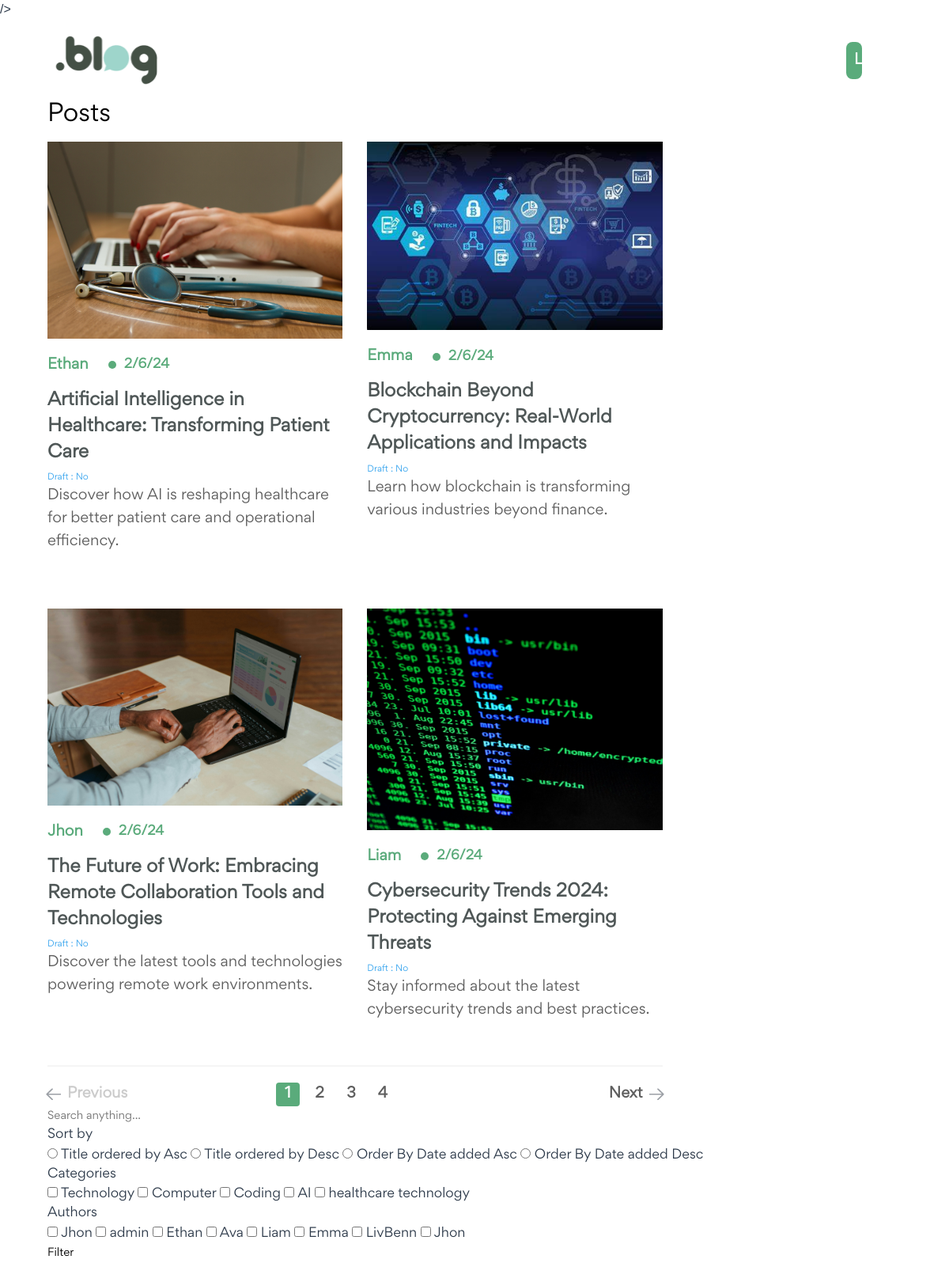
The page / on the database its author committed.
### posts/models.py (models this page shows, shortened)
class Post(models.Model):
        title = models.CharField(max_length=255)
        short_description = models.TextField()
        description = models.TextField()
        category = models.ManyToManyField("posts.Category")
        time_to_read = models.CharField(max_length=500)
        featured_image = models.ImageField(upload_to="posts/")
        is_draft = models.BooleanField(default=False)
        author = models.ForeignKey("posts.Author",on_delete=models.CASCADE)
        published_date = models.DateTimeField()
        is_deleted = models.BooleanField(default=False)

class Author(models.Model):
        name = models.CharField(max_length=255)
        user = models.OneToOneField("auth.user",on_delete=models.CASCADE)

class Category(models.Model):
       title = models.CharField(max_length=255)
       class Meta:
             verbose_name_plural = ("Categories")

### web/views.py (the view, shortened to what this page needs)
# urls.py: path('',views.index,name="index"),
def index(request):
    categories = Category.objects.all()[:5]
    authors = Author.objects.all()
    posts = Post.objects.filter(is_deleted=False, is_draft=False)
    q = request.GET.get('q')
    if q:
        posts = posts.filter(title__icontains=q)
    search_authors = request.GET.getlist("author")
    if search_authors:
        posts = posts.filter(author__id__in=search_authors)
    search_categories = request.GET.getlist("category")
    if search_categories:
        posts = posts.filter(categories__id__in=search_categories).distinct()
    sort = request.GET.get("sort")
    paginator = Paginator(posts, 4)  # Show 4 posts per page
    page_number = request.GET.get('page')
    try:
        instances = paginator.page(page_number)
    except PageNotAnInteger:
        instances = paginator.page(1)
    except EmptyPage:
        instances = paginator.page(paginator.num_pages)
    context = {
        "title": "Blog Post | Create your blog",
        "instances": instances,
        "categories": categories,
        "authors": authors,
        "posts": posts
    }
    return render(request, "web/index.html", context=context)

### posts/templatetags/paginator_tags.py (called while the page is built)
@register.simple_tag
def get_elided_page_range(instances, number, on_each_side=3, on_ends=2):
    paginator = Paginator(instances.object_list, instances.per_page)
    return paginator.get_elided_page_range(number=number, on_each_side=on_each_side, on_ends=on_ends)

@register.simple_tag(takes_context=True)
def change_params(context, page):
    request = context['request']
    full_path = request.get_full_path()
    if "?" in full_path:
        if "page" in full_path:
            full_path = re.sub(r"page=[0-9]+", f"page={page}", full_path)
        else:
            full_path = f"{full_path}&page={page}"
    else:
        full_path = f"{full_path}?page={page}"
    return full_path

@register.inclusion_tag("web/includes/pagination.html", takes_context=True)
def load_paginator(context, instances):
    request = context['request']
    return {
        "instances": instances,
        "request": request
    }

### templates/web/index.html (shortened to what this page needs)
{% extends "base.html" %}
{% load static %}
{% load paginator_tags %}
{% block content %}
<section id="home">
  <section class="wrapper">
    {% include "web/includes/header.html" %}
    <section class="spotlight">
      <h3>Posts</h3>
      <div class="all-posts">
        <div class="post-section">
          <ul class="posts">
            {% for post in instances %}
            <li>
              <a href="{% url 'web:post' id=post.pk %}">
                <div class="blog-image">
                  <img src="{{ post.featured_image.url }}" alt="Blog" />
                </div>
                <div class="details">
                  <div class="date">
                    <h4 class="name">{{ post.author.name }}</h4>
                    <div class="round"></div>
                    <span>{{ post.published_date|date:"j/n/y" }}</span>
                  </div>
                  <h3 class="head">{{ post.title}}</h3>
                  <h6>Draft : {{ post.is_draft|yesno:"Yes,No" }}</h6>
                  <p class="description">{{ post.short_description}}</p>
                </div>
              </a>
            </li>
            {% endfor %}
          </ul>
        {% load_paginator instances %}
        </div>
        </div>
    </section>
    <div class="filter-section" id="hamburger-menu">
      <form action="" method="get">
        <input type="text" name="q" placeholder="Search anything..." />
        <p class="filter-head">Sort by</p>
        <div class="filter">
          <label class="radio">
            <input type="radio" name="sort" value="title-asc" />
            <span class="label">Title ordered by Asc</span>
          </label>
          <label class="radio">
            <input type="radio" name="sort" value="title-desc" />
            <span class="label">Title ordered by Desc</span>
          </label>
          <label class="radio">
            <input type="radio" name="sort" value="date-asc" />
            <span class="label">Order By Date added Asc</span>
          </label>
          <label class="radio">
            <input type="radio" name="sort" value="date-desc" />
            <span class="label">Order By Date added Desc</span>
          </label>
        </div>
        <p class="filter-head">Categories</p>
<div class="filter">
  {% for category in categories %}
  <label class="checkbox">
    <input type="checkbox" name="category" value="{{ category.id }}"
           {% if category.id|stringformat:"s" in request.GET.getlist.category %} checked {% endif %} />
    <span class="label">{{ category.title }}</span>
  </label>
  {% endfor %}
</div>
        </div>
     <p class="filter-head">Authors</p>
<div class="filter">
  {% for author in authors %}
  <label class="checkbox">
    <input type="checkbox" name="author" value="{{ author.id }}"
           {% if author.id|stringformat:"s" in request.GET.getlist.author %} checked {% endif %} />
    <span class="label">{{ author.name }}</span>
  </label>
  {% endfor %}
</div>
        <input type="submit" value="Filter" />
  </section>
</section>
{% endblock %}

### static/css/style.css (style rules this page uses)
* { margin: 0; padding: 0; border: 0; vertical-align: baseline; background: transparent; font-weight: normal; text-decoration: none; outline: none; -webkit-box-sizing: border-box; -moz-box-sizing: border-box; box-sizing: border-box; font-family: "Gordita Regular"; }
ol, ul { list-style: none; }
body { font-size: 17px; color: #1c2c40; overflow-x: hidden; min-width: 320px; font-weight: 400; }
input, textarea, select { font-weight: 400; }
a { color: #1c2c40; }
p { line-height: 1.6em; font-size: 16px; font-weight: 400; }
.wrapper { width: 90%; margin: 0 auto; max-width: 1500px; }
img { display: block; width: 100%; height: 100%; }
#home, #single-page-home { padding: 20px 0 50px; position: relative; }
#home section.spotlight h3 { font-size: 30px; margin-bottom: 1%; color: #000; display: inline-block; }
#home section.spotlight div.all-posts { display: flex; justify-content: space-between; }
#home section.spotlight div.all-posts div.post-section { width: 80%; display: flex; justify-content: space-between; flex-wrap: wrap; }
#home section.spotlight div.all-posts ul.posts { width: 100%; display: flex; justify-content: space-between; flex-wrap: wrap; margin-bottom: 5%; }
#home section.spotlight div.all-posts ul.posts li { width: 31%; margin-bottom: 3%; }
#home section.spotlight div.all-posts ul.posts li:nth-last-child(-n + 3) { margin-bottom: 0; }
#home section.spotlight div.all-posts ul.posts li div.blog-image { width: 100%; margin-bottom: 20px; }
#home section.spotlight div.all-posts ul.posts li div.details div.date { display: flex; align-items: center; margin-bottom: 4%; }
#home section.spotlight div.all-posts ul.posts li div.details div.date h4.name { font-size: 18px; margin-right: 25px; color: #5aaa7b; font-weight: 700; }
#home section.spotlight div.all-posts ul.posts li div.details div.date div.round { background: #5bab7b; width: 10px; height: 10px; border-radius: 50%; margin-right: 10px; }
#home section.spotlight div.all-posts ul.posts li div.details div.date span { color: #5bab7b; font-weight: 700; font-size: 16px; }
#home section.spotlight div.all-posts ul.posts li div.details h3.head { margin-bottom: 2%; font-size: 22px; font-weight: 700; color: #4f5757; }
#home section.spotlight div.all-posts ul.posts li div.details p.description { color: #5e5e5e; font-size: 18px; margin-bottom: 7%; }
@media all and (max-width: 1280px) { #home section.spotlight div.all-posts div.post-section { width: 72%; } }
@media all and (max-width: 1280px) { #home section.spotlight div.all-posts ul.posts li { width: 48%; margin-bottom: 7%; } }

### static/css/ck-editor.css (style rules this page uses)
:root { --ck-sample-base-spacing: 2em; --ck-sample-color-white: #fff; --ck-sample-color-green: #279863; --ck-sample-color-blue: #1a9aef; --ck-sample-container-width: 1285px; --ck-sample-sidebar-width: 350px; --ck-sample-editor-min-height: 400px; --ck-sample-editor-z-index: 10; }
body, html { padding: 0; margin: 0; font-family: sans-serif, Arial, Verdana, "Trebuchet MS", "Apple Color Emoji", "Segoe UI Emoji", "Segoe UI Symbol"; font-size: 16px; line-height: 1.5; }
body { height: 100%; color: #2D3A4A; }
body * { box-sizing: border-box; }
a { color: #38A5EE; }

### rows shown on the page
Post: featured_image (picture), author.name "Ethan", published_date "2/6/24", title "Artificial Intelligence in Healthcare: Transforming Patient Care", is_draft "No", short_description "Discover how AI is reshaping healthcare for better patient care and operational efficiency."
Post: featured_image (picture), author.name "Emma", published_date "2/6/24", title "Blockchain Beyond Cryptocurrency: Real-World Applications and Impacts", is_draft "No", short_description "Learn how blockchain is transforming various industries beyond finance."
Post: featured_image (picture), author.name "Jhon", published_date "2/6/24", title "The Future of Work: Embracing Remote Collaboration Tools and Technologies", is_draft "No", short_description "Discover the latest tools and technologies powering remote work environments."
Post: featured_image (picture), author.name "Liam", published_date "2/6/24", title "Cybersecurity Trends 2024: Protecting Against Emerging Threats", is_draft "No", short_description "Stay informed about the latest cybersecurity trends and best practices."
Category: title "Technology"
Category: title "Computer"
Category: title "Coding"
Category: title "AI"
Category: title "healthcare technology"
Author: name "Jhon"
Author: name "admin"
Author: name "Ethan"
Author: name "Ava"
Author: name "Liam"
Author: name "Emma"
Author: name "LivBenn"
Author: name "Jhon"

### other values the page prints
{{ i }} "1"
{{ i }} "2" "3" "4"
